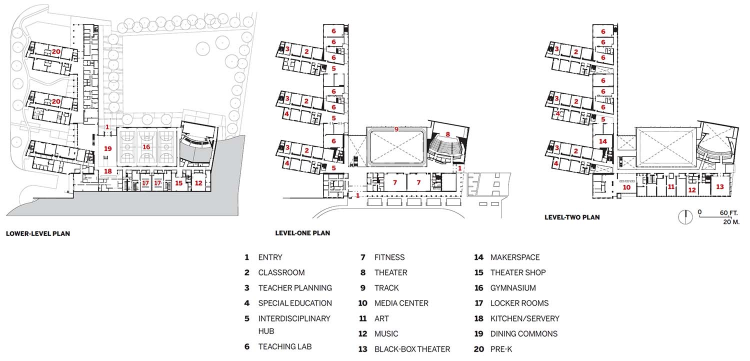
#> input picture Pathfinding/BMHS_FloorPlan.JPG, 1500 x 721 px, found by its file name (shown at 1/2 size)
$ python mapBuilder.py
#> lines starting #> are read from the running program, lines starting #| are printed output that depends on the picture; after the words box and inside, x2 and y2 are one past the last pixel; in counts of white or black regions, pixels touching at a corner belong together
import cv2
import numpy as np
import networkx as nx
import json
import os

class MultiFloorEditor:
    def __init__(self):
        self.floors = {}  # Dictionary to store floor data
        self.current_floor = None
        self.combined_graph = nx.Graph()
        self.stair_connections = []

        # Drawing state
        self.drawing = False
        self.current_path = []
        self.nodes = {}
        self.stair_selection = None

        # Full image
        self.full_image = None
        self.display_image = None

    def configure_floors(self, image_path, floor_names):
        """
        Configure multiple floors within a single image
        floor_names = ['Floor1', 'Floor2', ...]
        """
        self.full_image = cv2.imread(image_path)
#> self.full_image is the input picture: shape (721, 1500, 3); mean B, G, R 241.8, 241.7, 242
        if self.full_image is None:
            print(f"Error: Image not found at {image_path}")
            return False

        self.display_image = self.full_image.copy()
        self.image_path = image_path

        # Initialize floor data
        for floor_name in floor_names:
            # Initialize empty floor data
            self.floors[floor_name] = {
                'graph': nx.Graph(),
                'nodes': {},
                'color': tuple(np.random.randint(0, 255, 3).tolist())
            }

        # Try to load combined graph if it exists
        combined_path = f"{os.path.splitext(image_path)[0]}_combined.gexf"
        if os.path.exists(combined_path):
            self.load_combined_graph(combined_path)
        else:
            # Load individual floor graphs if they exist
            for floor_name in floor_names:
                gexf_path = f"{os.path.splitext(image_path)[0]}_{floor_name}.gexf"
                if os.path.exists(gexf_path):
                    G = nx.read_gexf(gexf_path)
                    # Convert position attributes to float
                    nodes = {}
                    for node, data in G.nodes(data=True):
                        nodes[node] = (float(data['pos_x']), float(data['pos_y']))
                    self.floors[floor_name]['graph'] = G
                    self.floors[floor_name]['nodes'] = nodes
                    self.combined_graph = nx.compose(self.combined_graph, G)

        if not self.current_floor and floor_names:
            self.current_floor = floor_names[0]

        return True

    # [127 lines left out: functions load_combined_graph, save_combined_graph, get_closest_node, add_stair_connection, not called in this run]

    def redraw_display(self):
        """Redraw the full display image with all floors"""
        self.display_image = self.full_image.copy()

        # Draw all nodes and edges
        for floor_name, floor_data in self.floors.items():
            color = floor_data['color']

            # Draw edges
            for u, v, data in floor_data['graph'].edges(data=True):
                if 'path' in data:
                    try:
                        path = json.loads(data['path'])
                        pts = np.array([(int(x), int(y)) for x, y in path], dtype=np.int32)
                        cv2.polylines(self.display_image, [pts], False, color, 2)
                    except:
                        pass

            # Draw nodes
            for node, (x, y) in floor_data['nodes'].items():
                node_color = color
                # Highlight if part of stair connection
                for conn in self.stair_connections:
                    if conn['node1'] == node or conn['node2'] == node:
                        node_color = (255, 0, 255)  # Purple for stair nodes
                        break
                cv2.circle(self.display_image, (int(x), int(y)), 8, node_color, -1)
                # Label current floor's nodes with their IDs
                #if floor_name == self.current_floor:
                    #cv2.putText(self.display_image, node, (int(x)+10, int(y)),
                               #cv2.FONT_HERSHEY_SIMPLEX, 0.5, (0,0,0), 1)

        # Highlight current floor
        cv2.putText(self.display_image, f"Current Floor: {self.current_floor}", (10, 30),
                   cv2.FONT_HERSHEY_SIMPLEX, 1, self.floors[self.current_floor]['color'], 2)
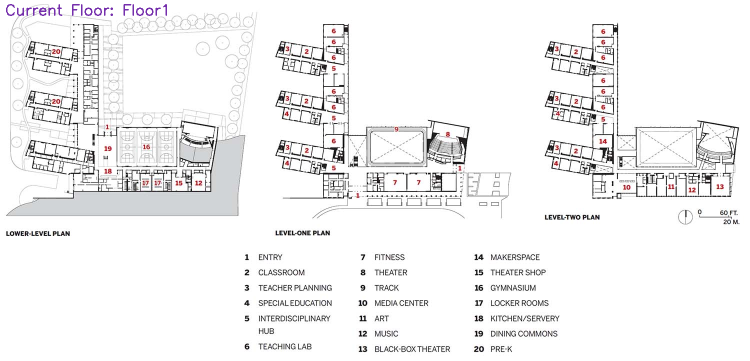
#> self.display_image: shape (721, 1500, 3) (shown at 1/2 size); 0.18% of pixels changed, all inside (x1, y1, x2, y2) = (12, 8, 334, 32)

        cv2.imshow("Multi-Floor Editor", self.display_image)

    def run_editor(self):
        """Main editor loop"""
        if not self.current_floor:
            print("No floors loaded!")
            return

        cv2.namedWindow("Multi-Floor Editor", cv2.WINDOW_NORMAL)
        cv2.resizeWindow("Multi-Floor Editor", 1000, 800)

        # Draw initial state
        self.redraw_display()

        # [68 lines left out: function mouse_callback, not called in this run]

        # Set initial mode
        mode = "add_nodes"
        cv2.setMouseCallback("Multi-Floor Editor", mouse_callback)

        print("Controls:")
        print("1. Press 'n' to add nodes mode")
        print("2. Press 'e' to add edges mode")
        print("3. Press 's' to add stair connections mode")
        print("4. Press '1', '2' etc. to switch floors")
        print("5. Press 'c' to save combined graph")
        print("6. Press 'q' to quit")

        while True:
            key = cv2.waitKey(1) & 0xFF
#> (key q is pressed here)
            if key == ord('q'):
                break
            elif key == ord('n'):
                mode = "add_nodes"
                self.stair_selection = None
                print("Mode: Add Nodes")
            elif key == ord('e'):
                mode = "add_edges"
                self.stair_selection = None
                print("Mode: Add Edges")
            elif key == ord('s'):
                mode = "add_stairs"
                self.stair_selection = None
                print("Mode: Add Stairs - Select first node")
            elif key >= ord('1') and key <= ord('9'):
                floor_idx = key - ord('1')
                floor_names = list(self.floors.keys())
                if floor_idx < len(floor_names):
                    self.current_floor = floor_names[floor_idx]
                    self.redraw_display()
                    print(f"Switched to {self.current_floor}")
            elif key == ord('c'):
                self.save_combined_graph()

        cv2.destroyAllWindows()


# Example usage:
if __name__ == "__main__":
    editor = MultiFloorEditor()

    # Configure floors - just provide names, no position bounds needed
    image_path = "/Users/vibhushsivakumar/Desktop/DreamSafety/Pathfinding/BMHS_FloorPlan.JPG"
    floor_names = ['Floor1', 'Floor2', 'Floor3']  # Now with 3 floors

    if editor.configure_floors(image_path, floor_names):
        editor.run_editor()
    else:
        print("Failed to load floors")
